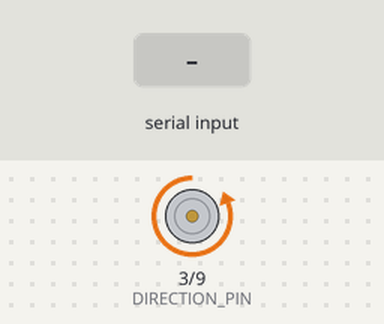
This sketch was run on a simulated Arduino Uno, built with avr-gcc and run on an emulated ATmega328P. Shown: direction and speed pins drawn as motors (green arrow = direction pin HIGH = forward, orange = LOW = backward, longer = more drive). Inputs (shaded band) come from the test bench. What the sketch prints to the serial monitor is not drawn.

Above: at 1.2 s.
1.3 s: "M" received over Serial
At 2.4 s:
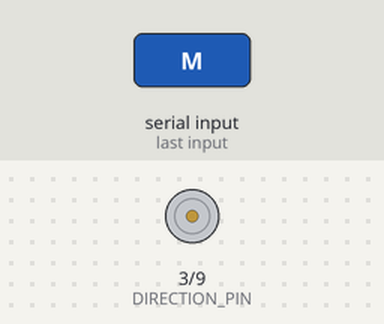
At 3.5 s:
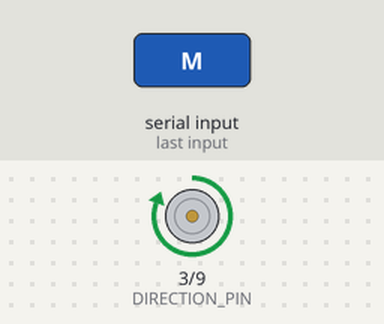
4.3 s: byte 43 (43) received over Serial
5.8 s: byte 45 (45) received over Serial
7.3 s: "H" received over Serial
8.8 s: "L" received over Serial
10.3 s: "M" received over Serial
At 12.7 s:
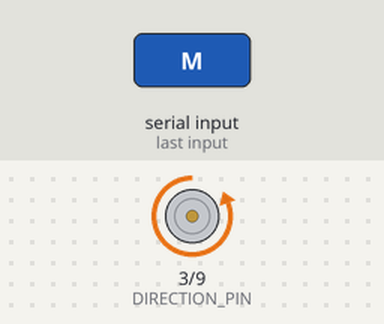
Timing chart, 0 to 14.2 s (numbered marks = the images above; inputs shaded):
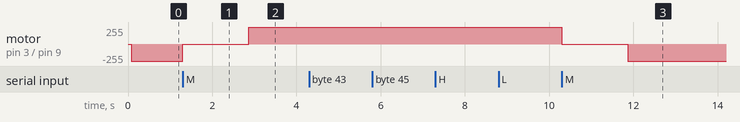

The sketch:

Tree_Ring.ino
```cpp
int DIRECTION_PIN = 3;
int STEPPER_PIN = 4;
int LIMIT_SWITCH_PIN = 10;
int ENABLE_PIN = 9;
int RESET_PIN = 5;

int incoming_byte;

bool IS_CLOCKWISE = true;
bool IS_ACTIVE = false;

int active_counter = 0;
int rotate_amount = 161;//1600; //steps per revolution for 200 pulses = 360 degree full cycle rotation
int millimeters = 30;
int original_millimeters = millimeters;
int actual_movement = rotate_amount * millimeters;

void setup()
{
  /*
	@brief   Setup the arduino upon power on.
  */
  pinMode(ENABLE_PIN, OUTPUT);
  pinMode(DIRECTION_PIN, OUTPUT);
  pinMode(STEPPER_PIN, OUTPUT);
  pinMode(LIMIT_SWITCH_PIN, INPUT_PULLUP);
  digitalWrite(DIRECTION_PIN, LOW);
  digitalWrite(STEPPER_PIN, LOW);
  activate();
  Serial.begin(9600);
}


void step(boolean dir,int steps)
 {
  /*
	@brief   This makes the motor move by a set amount.
  @param dir   Direction the Motor Moves.
  @param stepts   Steps for the motor to turn. Minimum number of steps is 600, add more to go slower.
  */

 digitalWrite(DIRECTION_PIN,dir);

 for(int i=0;i<steps;i++)
 {
   digitalWrite(STEPPER_PIN, HIGH);
   delayMicroseconds(150);//Adjust the speed of motor. Increase the value, motor speed become slower.
   digitalWrite(STEPPER_PIN, LOW);
   delayMicroseconds(150);
 }
}

void activate(){
  /*
	@brief   Wake up the motor driver.
  */
  if(!IS_ACTIVE){
    active_counter = 0;
    digitalWrite(ENABLE_PIN, LOW);
    digitalWrite(RESET_PIN, LOW);
    IS_ACTIVE = true;
    delayMicroseconds(1000);
  }
}


void deactivate(){
  /*
	@brief   Put the motor driver to sleep. This saves power and makes the motor not heat up.
  */
  digitalWrite(ENABLE_PIN, HIGH);
  digitalWrite(RESET_PIN, HIGH);
  IS_ACTIVE = false;
}


void loop()
{
  /*
	@brief   Update loop.
  */
  if(Serial.available()) {
    incoming_byte = Serial.read();
    if(incoming_byte == 72) { // H Set platform to rotate clockwise.
      Serial.write("Clockwise");
      IS_CLOCKWISE = true;
    }
    if(incoming_byte == 76) { // L Set platform to rotate anticlockwise.
      Serial.write("AntiClockwise");
      IS_CLOCKWISE = false;
    }
    if(incoming_byte == 77) { // M Move the platform.
      activate();
      step(IS_CLOCKWISE, actual_movement);
    }
    if(incoming_byte == 82) { // R Reset Rotation Amount.
      millimeters = original_millimeters;
      Serial.write(millimeters);
    }
    if(incoming_byte == 43) { // + Increase Rotation Amount.
      millimeters = millimeters + 1;
      Serial.write(millimeters);
    }
    if(incoming_byte == 45) { // - Decrease Rotation amount.
      millimeters = millimeters - 1;
      Serial.write(millimeters);
    }
    if(incoming_byte == 61) { // = Get current Rotation Amount.
      Serial.write(millimeters);
    }
    actual_movement = rotate_amount * millimeters;
  }

  // Put motor to sleep if not in use.
  active_counter++;
  if(active_counter == 6000) {
    deactivate();
  }
}
```

Measured:
- after the input at 1.3 s, motor on pin 3 (DIRECTION_PIN) / pin 9 (ENABLE_PIN): backward 255/255 → stopped at once, → forward 255/255 1.6 s later
- after the input at 4.3 s, every drawn part: stays the same
- after the input at 5.8 s, every drawn part: stays the same
- after the input at 7.3 s, every drawn part: stays the same
- after the input at 8.8 s, every drawn part: stays the same
- after the input at 10.3 s, motor on pin 3 (DIRECTION_PIN) / pin 9 (ENABLE_PIN): forward 255/255 → stopped at once, → backward 255/255 1.6 s later
